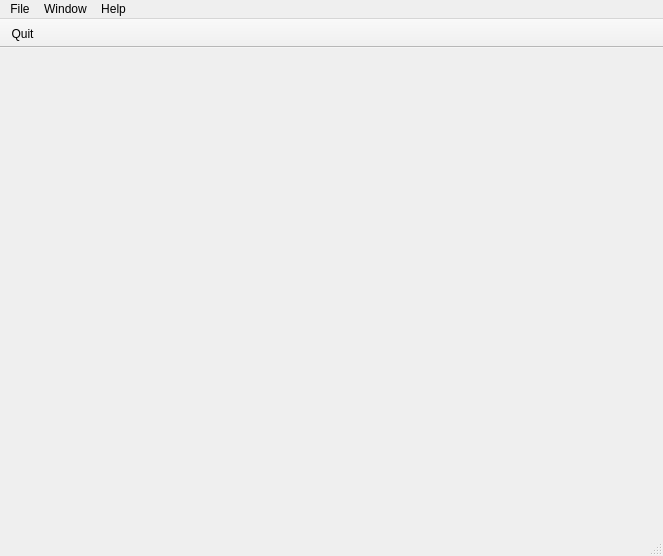
<?xml version="1.0" encoding="UTF-8"?>
<ui version="4.0">
 <class>MainWindow</class>
 <widget class="QMainWindow" name="MainWindow">
  <property name="geometry">
   <rect>
    <x>0</x>
    <y>0</y>
    <width>663</width>
    <height>556</height>
   </rect>
  </property>
  <property name="windowTitle">
   <string>MainWindow</string>
  </property>
  <property name="windowIcon">
   <iconset resource="../../../melampig.qrc">
    <normaloff>:/icons/user_gray.png</normaloff>:/icons/user_gray.png</iconset>
  </property>
  <property name="animated">
   <bool>false</bool>
  </property>
  <property name="dockNestingEnabled">
   <bool>false</bool>
  </property>
  <widget class="QWidget" name="centralwidget"/>
  <widget class="QStatusBar" name="statusbar"/>
  <widget class="QMenuBar" name="menuBar">
   <property name="geometry">
    <rect>
     <x>0</x>
     <y>0</y>
     <width>663</width>
     <height>23</height>
    </rect>
   </property>
   <widget class="QMenu" name="menuHelp">
    <property name="title">
     <string>Help</string>
    </property>
    <addaction name="actionAbout"/>
    <addaction name="actionAbout_Qt"/>
   </widget>
   <widget class="QMenu" name="menuWindow">
    <property name="title">
     <string>Window</string>
    </property>
    <addaction name="actionClose"/>
    <addaction name="actionClose_All"/>
    <addaction name="separator"/>
    <addaction name="actionTile"/>
    <addaction name="actionCascade"/>
    <addaction name="separator"/>
    <addaction name="actionArrange_icons"/>
    <addaction name="separator"/>
    <addaction name="action_Next"/>
    <addaction name="action_Previos"/>
   </widget>
   <widget class="QMenu" name="menuFile">
    <property name="title">
     <string>File</string>
    </property>
    <addaction name="separator"/>
    <addaction name="actionExit"/>
   </widget>
   <addaction name="menuFile"/>
   <addaction name="menuWindow"/>
   <addaction name="menuHelp"/>
  </widget>
  <widget class="QToolBar" name="toolBar">
   <property name="toolTip">
    <string>File</string>
   </property>
   <property name="movable">
    <bool>false</bool>
   </property>
   <property name="allowedAreas">
    <set>Qt::TopToolBarArea</set>
   </property>
   <property name="orientation">
    <enum>Qt::Horizontal</enum>
   </property>
   <property name="iconSize">
    <size>
     <width>16</width>
     <height>16</height>
    </size>
   </property>
   <property name="toolButtonStyle">
    <enum>Qt::ToolButtonIconOnly</enum>
   </property>
   <attribute name="toolBarArea">
    <enum>TopToolBarArea</enum>
   </attribute>
   <attribute name="toolBarBreak">
    <bool>false</bool>
   </attribute>
   <addaction name="actionExit"/>
  </widget>
  <action name="actionExit">
   <property name="icon">
   <iconset resource="../../../melampig.qrc">
     <normaloff>:/end</normaloff>:/end</iconset>
   </property>
   <property name="text">
    <string>Quit</string>
   </property>
   <property name="iconText">
    <string>Quit</string>
   </property>
   <property name="toolTip">
    <string>Quit</string>
   </property>
   <property name="shortcut">
    <string>Ctrl+Q</string>
   </property>
  </action>
  <action name="actionClose">
   <property name="icon">
   <iconset resource="../../../melampig.qrc">
     <normaloff>:/icons/cancel.png</normaloff>:/icons/cancel.png</iconset>
   </property>
   <property name="text">
    <string>Cl&amp;ose</string>
   </property>
   <property name="shortcut">
    <string>Alt+W</string>
   </property>
   <property name="shortcutContext">
    <enum>Qt::ApplicationShortcut</enum>
   </property>
  </action>
  <action name="actionClose_All">
   <property name="text">
    <string>Close &amp;All</string>
   </property>
  </action>
  <action name="actionTile">
   <property name="icon">
   <iconset resource="../../../melampig.qrc">
     <normaloff>:/icons/application_tile_horizontal.png</normaloff>:/icons/application_tile_horizontal.png</iconset>
   </property>
   <property name="text">
    <string>&amp;Tile</string>
   </property>
  </action>
  <action name="actionCascade">
   <property name="icon">
   <iconset resource="../../../melampig.qrc">
     <normaloff>:/icons/application_cascade.png</normaloff>:/icons/application_cascade.png</iconset>
   </property>
   <property name="text">
    <string>&amp;Cascade</string>
   </property>
  </action>
  <action name="actionArrange_icons">
   <property name="text">
    <string>Arrange &amp;icons</string>
   </property>
  </action>
  <action name="action_Next">
   <property name="icon">
   <iconset resource="../../../melampig.qrc">
     <normaloff>:/icons/arrow_right.png</normaloff>:/icons/arrow_right.png</iconset>
   </property>
   <property name="text">
    <string>&amp;Next</string>
   </property>
   <property name="shortcut">
    <string>Alt+Right</string>
   </property>
  </action>
  <action name="action_Previos">
   <property name="icon">
   <iconset resource="../../../melampig.qrc">
     <normaloff>:/icons/arrow_left.png</normaloff>:/icons/arrow_left.png</iconset>
   </property>
   <property name="text">
    <string>&amp;Previos</string>
   </property>
   <property name="shortcut">
    <string>Alt+Left</string>
   </property>
  </action>
  <action name="actionAbout">
   <property name="icon">
   <iconset resource="../../../melampig.qrc">
     <normaloff>:/icons/information.png</normaloff>:/icons/information.png</iconset>
   </property>
   <property name="text">
    <string>About</string>
   </property>
  </action>
  <action name="actionAbout_Qt">
   <property name="icon">
   <iconset resource="../../../melampig.qrc">
     <normaloff>:/icons/qt-logo.png</normaloff>:/icons/qt-logo.png</iconset>
   </property>
   <property name="text">
    <string>About Qt</string>
   </property>
  </action>
 </widget>
 <resources>
  <include location="../../../melampig.qrc"/>
 </resources>
 <connections/>
</ui>
